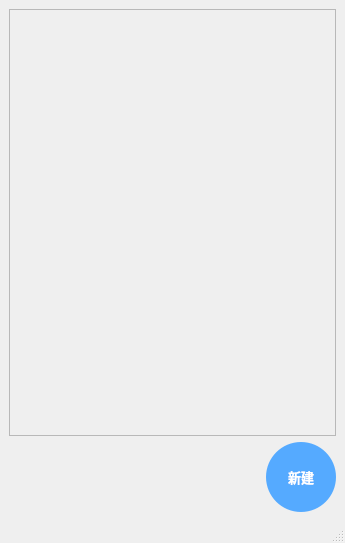
<?xml version="1.0" encoding="UTF-8"?>
<ui version="4.0">
 <class>MainWindow</class>
 <widget class="QMainWindow" name="MainWindow">
  <property name="geometry">
   <rect>
    <x>0</x>
    <y>0</y>
    <width>345</width>
    <height>543</height>
   </rect>
  </property>
  <property name="windowTitle">
   <string>MainWindow</string>
  </property>
  <property name="windowIcon">
   <iconset resource="myicon.qrc">
    <normaloff>:/myimages/jinianri.jpg</normaloff>:/myimages/jinianri.jpg</iconset>
  </property>
  <widget class="QWidget" name="centralwidget">
   <layout class="QVBoxLayout" name="verticalLayout" stretch="10,1">
    <item>
     <widget class="QScrollArea" name="scrollArea">
      <property name="sizePolicy">
       <sizepolicy hsizetype="Preferred" vsizetype="Preferred">
        <horstretch>0</horstretch>
        <verstretch>0</verstretch>
       </sizepolicy>
      </property>
      <property name="widgetResizable">
       <bool>true</bool>
      </property>
      <property name="alignment">
       <set>Qt::AlignCenter</set>
      </property>
      <widget class="QWidget" name="scrollAreaWidgetContents">
       <property name="geometry">
        <rect>
         <x>0</x>
         <y>0</y>
         <width>321</width>
         <height>392</height>
        </rect>
       </property>
      </widget>
     </widget>
    </item>
    <item>
     <layout class="QHBoxLayout" name="horizontalLayout">
      <item>
       <spacer name="horizontalSpacer">
        <property name="orientation">
         <enum>Qt::Horizontal</enum>
        </property>
        <property name="sizeHint" stdset="0">
         <size>
          <width>40</width>
          <height>20</height>
         </size>
        </property>
       </spacer>
      </item>
      <item>
       <widget class="QPushButton" name="pushButton">
        <property name="minimumSize">
         <size>
          <width>70</width>
          <height>70</height>
         </size>
        </property>
        <property name="maximumSize">
         <size>
          <width>70</width>
          <height>70</height>
         </size>
        </property>
        <property name="font">
         <font>
          <family>微软雅黑</family>
          <pointsize>10</pointsize>
          <bold>true</bold>
         </font>
        </property>
        <property name="contextMenuPolicy">
         <enum>Qt::DefaultContextMenu</enum>
        </property>
        <property name="styleSheet">
         <string notr="true">QPushButton
{
	border-radius:35px;
	background-color: rgb(85, 170, 255);
	color: rgb(255, 255, 255);
}
QPushButton:hover
{
	border-radius:35px;
	background-color:rgb(51, 156, 255);
}</string>
        </property>
        <property name="text">
         <string>新建</string>
        </property>
       </widget>
      </item>
     </layout>
    </item>
   </layout>
  </widget>
  <widget class="QMenuBar" name="menubar">
   <property name="geometry">
    <rect>
     <x>0</x>
     <y>0</y>
     <width>345</width>
     <height>24</height>
    </rect>
   </property>
  </widget>
  <widget class="QStatusBar" name="statusbar"/>
 </widget>
 <resources>
  <include location="myicon.qrc"/>
 </resources>
 <connections/>
</ui>
